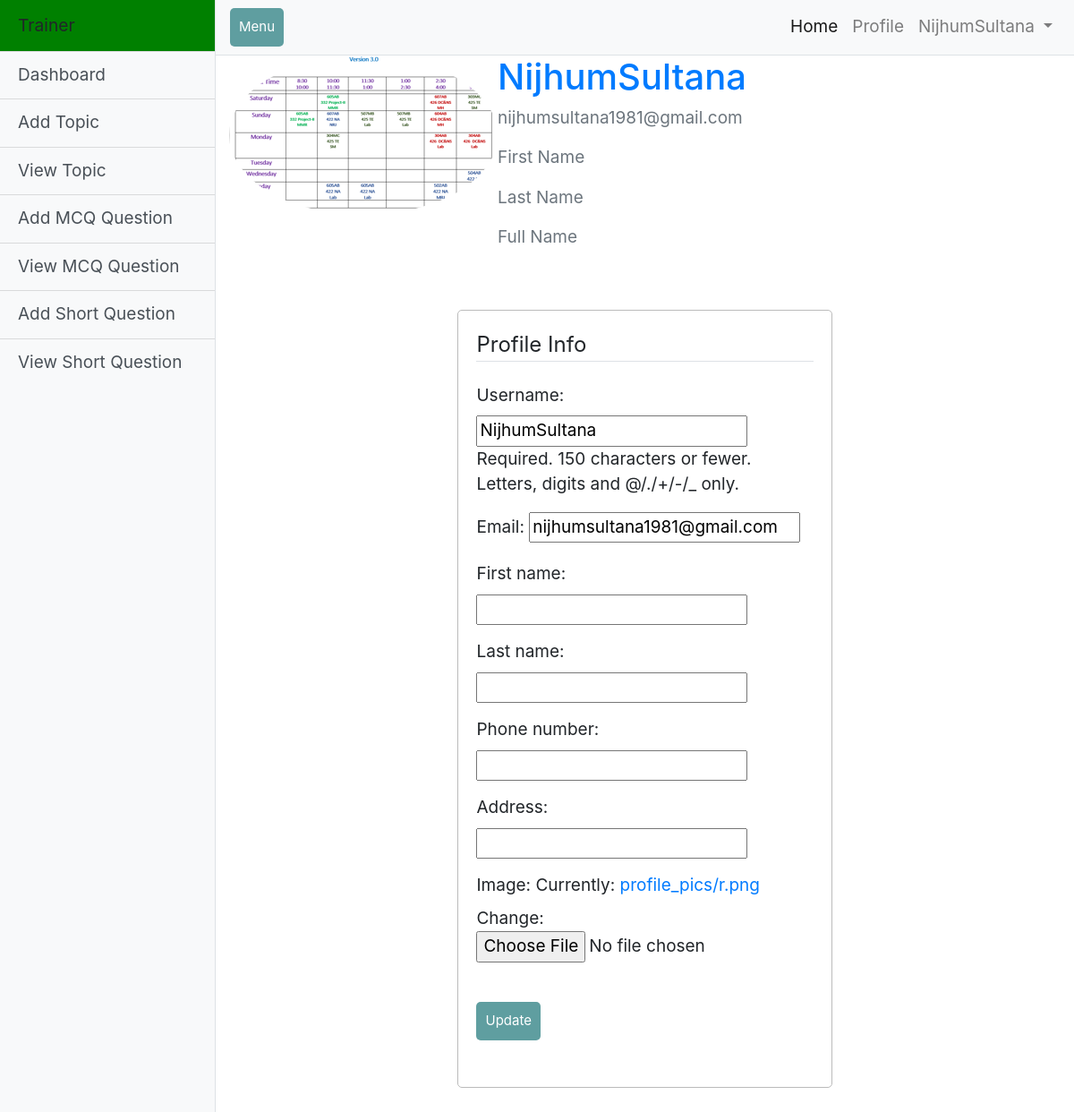
/Trainer/TrainerProfile/ (signed in), run on the app's committed database.
### users/models.py (models this page shows, shortened)
class User(AbstractUser):
    is_governmentEmployee = models.BooleanField(default=False)
    is_trainer = models.BooleanField(default=False)
    is_student = models.BooleanField(default=False)
    MinistryName = models.ForeignKey(Ministry, on_delete=models.CASCADE, null=True, blank=True)
    phone_number = models.CharField(max_length=12, null=True, blank=True)
    Address = models.CharField(max_length=120, null=True, blank=True)
    image = models.ImageField(default='default.jpg', upload_to='profile_pics')

### Trainer/views.py (the view)
# urls.py: path('TrainerProfile/', views.TrainerProfile, name='TrainerProfile'),
def TrainerProfile(request):
    if request.method == 'POST':
        u_form = UserUpdateForm(request.POST,request.FILES, instance=request.user)
        if u_form.is_valid():
            u_form.save()
            messages.success(request, f'Your account has been updated')
            return redirect('TrainerProfile')
    else:
        u_form = UserUpdateForm(instance=request.user)
    context = {
        'u_form': u_form
    }
    return render(request, 'Trainer/TrainerProfileFrom.html', context)

### users/forms.py
class UserUpdateForm(forms.ModelForm):
    email = forms.EmailField()
    class Meta:
        model = User
        fields = ['username','email','first_name','last_name','phone_number','Address','image']

### Trainer/templates/Trainer/TrainerProfileFrom.html (shortened to what this page needs)
{% extends 'Trainer/TrainerNavbar.html' %}
{% load static %}
{% load crispy_forms_tags %}
{% block content %}
<link rel="stylesheet" href="{% static 'SuperAdmin/css/style.css' %}"/>
<div class="content-section">
    <div class="media">
           <img class="rounded-circle account-img" src="{{ user.image.url }}">
           <div class="media-body">
               <a href="{% url 'TrainerProfile' %}"> <h1>{{ user.username }}</h1></a>
               <p class="text-secondary">{{ user.email }}</p>
               <p class="text-secondary">First Name {{ user.first_name }}</p>
               <p class="text-secondary">Last Name {{ user.last_name }}</p>
               <p class="text-secondary">Full Name {{ user.first_name }} {{ user.last_name }}</p>
           </div>
    </div>
    <form method="POST" enctype="multipart/form-data">
            <fieldset class="form-group">
                <legend class="border-bottom mb-4">Profile Info</legend>
                {{ u_form.as_p }}
                <br>
                <div class="form-group">
                    <button class="btn btn-outline-info" type="submit">Update</button>
                </div>
            </fieldset>
    </form>
</div>
{% endblock content%}

### Trainer/templates/Trainer/TrainerNavbar.html (shortened to what this page needs)
{% load static %}
<html lang="en">
<head>
  <link rel="stylesheet" href="{% static 'GovernmentEmployee/css/style.css' %}"/>
  <link href="{% static 'GovernmentEmployee/vendor/bootstrap/css/bootstrap.min.css' %}" rel="stylesheet">
  <link href="{% static 'GovernmentEmployee/css/simple-sidebar.css' %}" rel="stylesheet">
</head>
<body>
  <div class="d-flex" id="wrapper">
    <div class="bg-light border-right" id="sidebar-wrapper">
      <div class="sidebar-heading" style="background-color:rgb(0, 128, 0);">Trainer </div>
      <div class="list-group list-group-flush">
        <a href="{% url 'TrainerHome' %}" class="list-group-item list-group-item-action bg-light">Dashboard</a>
        <a href="{% url 'addTopic' %}" class="list-group-item list-group-item-action bg-light">Add Topic</a>
        <a href="{% url 'viewTopic' %}" class="list-group-item list-group-item-action bg-light">View Topic</a>
        <a href="{% url 'addMcqQuestion' %}" class="list-group-item list-group-item-action bg-light">Add MCQ Question</a>
        <a href="{% url 'viewMcqQuestion' %}" class="list-group-item list-group-item-action bg-light">View MCQ Question</a>
        <a href="{% url 'addShortQuestion' %}" class="list-group-item list-group-item-action bg-light">Add Short Question</a>
        <a href="{% url 'viewShortQuestion' %}" class="list-group-item list-group-item-action bg-light">View Short Question</a>
      </div>
    </div>
    <div id="page-content-wrapper">
      <nav class="navbar navbar-expand-lg navbar-light bg-light border-bottom">
        <button class="btn btn-primary" id="menu-toggle">Menu</button>
        <div class="collapse navbar-collapse" id="navbarSupportedContent">
          <ul class="navbar-nav ml-auto mt-2 mt-lg-0">
            <li class="nav-item active">
              <a class="nav-link" href="#">Home <span class="sr-only">(current)</span></a>
            </li>
            <li class="nav-item">
              <a class="nav-link" href="{% url 'TrainerProfile' %}">Profile</a>
            </li>
            <li class="nav-item dropdown">
              <a class="nav-link dropdown-toggle" href="#" id="navbarDropdown" role="button" data-toggle="dropdown" aria-haspopup="true" aria-expanded="false">
                {{user.username}}
              </a>
            </li>
          </ul>
        </div>
      </nav>
       <div class="container-fluid">
         {% block content %}
         {% endblock content %}
      </div>
    </div>
     </div>
</body>
</html>

### GovernmentEmployee/static/GovernmentEmployee/css/style.css (style rules this page uses)
body { font-size: 19px; }
form { width: 45%; margin: 50px auto; text-align: left; padding: 20px; border: 1px solid #bbbbbb; border-radius: 5px; }
.btn { padding: 10px; font-size: 15px; color: white; background: #5F9EA0; border: none; border-radius: 5px; }

### GovernmentEmployee/static/GovernmentEmployee/css/simple-sidebar.css (style rules this page uses)
body { overflow-x: hidden; }
#sidebar-wrapper { min-height: 100vh; margin-left: -15rem; -webkit-transition: margin .25s ease-out; -moz-transition: margin .25s ease-out; -o-transition: margin .25s ease-out; transition: margin .25s ease-out; }
#sidebar-wrapper .sidebar-heading { padding: 0.875rem 1.25rem; font-size: 1.2rem; }
#sidebar-wrapper .list-group { width: 15rem; }
#page-content-wrapper { min-width: 100vw; }
@media (min-width: 768px) { #sidebar-wrapper { margin-left: 0; } }
@media (min-width: 768px) { #page-content-wrapper { min-width: 0; width: 100%; } }

### SuperAdmin/static/SuperAdmin/css/style.css (style rules this page uses)
body { font-size: 19px; }
form { width: 45%; margin: 50px auto; text-align: left; padding: 20px; border: 1px solid #bbbbbb; border-radius: 5px; }
.btn { padding: 10px; font-size: 15px; color: white; background: #5F9EA0; border: none; border-radius: 5px; }

### data on the page
User: username "NijhumSultana", image (picture), email "nijhumsultana1981@gmail.com"
